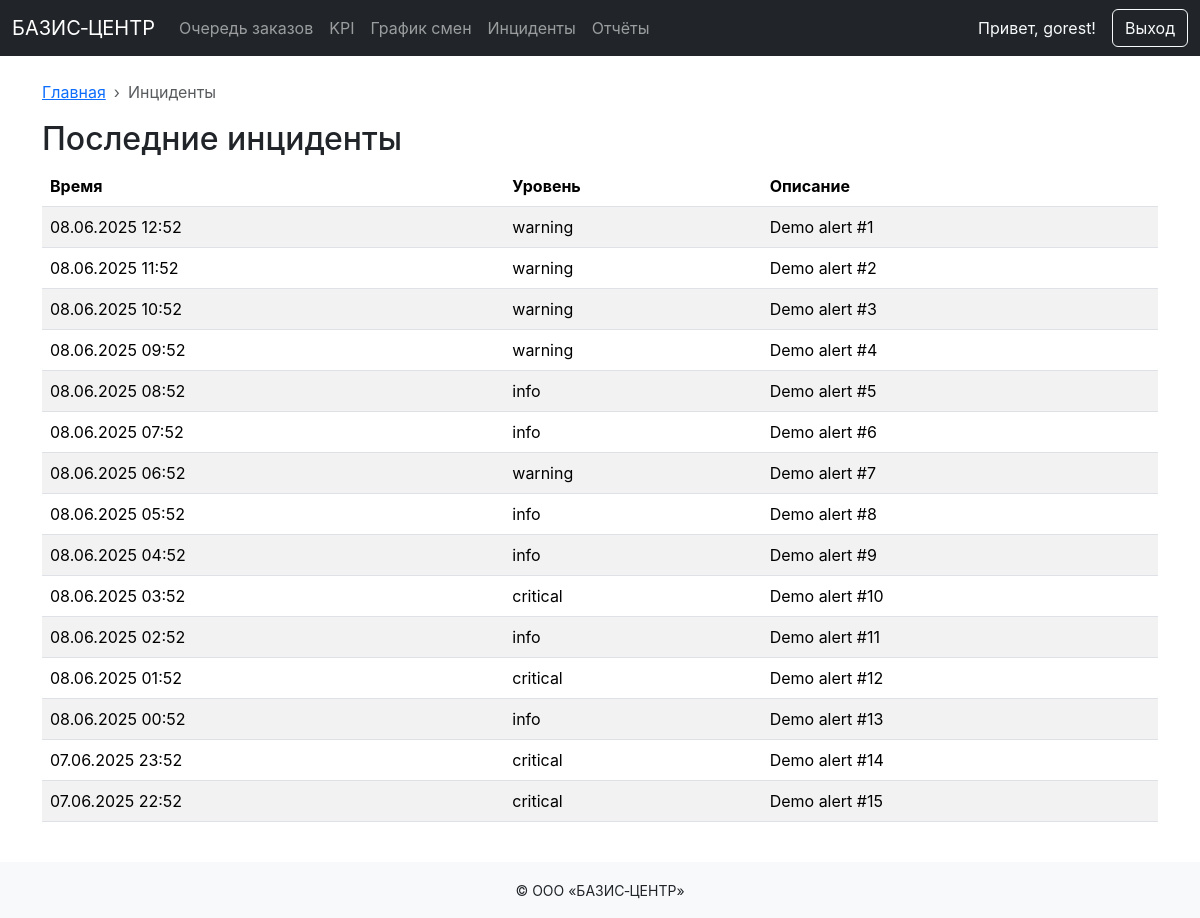
Screenshot of /alerts/ (signed in) with the database file from the repository.
### dashboard/models.py (models this page shows, shortened)
class AlertLog(models.Model):
    timestamp = models.DateTimeField(auto_now_add=True)
    level = models.CharField(max_length=16, choices=[('info','Info'),('warning','Warning'),('critical','Critical')])
    message = models.CharField(max_length=255)
    class Meta:
        ordering = ['-timestamp']

### dashboard/views.py (the view)
# urls.py: path('alerts/', views.alerts, name='alerts'),
@login_required
def alerts(request):
    from .models import AlertLog
    alerts = AlertLog.objects.all()[:100]
    return render(request,'dashboard/alerts.html',{'alerts':alerts})

### dashboard/templates/dashboard/alerts.html (shortened to what this page needs)
{% extends 'dashboard/layout.html' %}
{% block crumb %}<li class="breadcrumb-item active">Инциденты</li>{% endblock %}
{% block content %}
<h2>Последние инциденты</h2>
<table class="table table-striped">
<thead><tr><th>Время</th><th>Уровень</th><th>Описание</th></tr></thead>
<tbody>
{% for a in alerts %}
<tr><td>{{ a.timestamp|date:"d.m.Y H:i" }}</td><td>{{ a.level }}</td><td>{{ a.message }}</td></tr>
{% empty %}
<tr><td colspan="3">Нет инцидентов</td></tr>
{% endfor %}
</tbody>
</table>
{% endblock %}

### dashboard/templates/dashboard/layout.html (shortened to what this page needs)
<!DOCTYPE html>
{% load static %}
<html lang="ru">
<head>
    <link href="https://cdn.jsdelivr.net/npm/bootstrap@5.3.3/dist/css/bootstrap.min.css" rel="stylesheet">
    <link href="{% static 'dashboard/css/style.css' %}" rel="stylesheet">
</head>
<body class="d-flex flex-column min-vh-100">
<nav class="navbar navbar-expand-lg navbar-dark bg-dark">
  <div class="container-fluid">
    <a class="navbar-brand" href="{% url 'dashboard:home' %}">БАЗИС‑ЦЕНТР</a>
    <div class="collapse navbar-collapse" id="navbars">
      <ul class="navbar-nav me-auto mb-2 mb-lg-0">
        <li class="nav-item"><a class="nav-link" href="{% url 'dashboard:queue' %}">Очередь заказов</a></li>
        <li class="nav-item"><a class="nav-link" href="{% url 'dashboard:kpi' %}">KPI</a></li>
        <li class="nav-item"><a class="nav-link" href="{% url 'dashboard:schedule' %}">График смен</a></li>
        <li class="nav-item"><a class="nav-link" href="{% url 'dashboard:alerts' %}">Инциденты</a></li>
        <li class="nav-item"><a class="nav-link" href="{% url 'dashboard:reports' %}">Отчёты</a></li>
      </ul>
      {% if user.is_authenticated %}
        <span class="navbar-text text-light me-3">Привет, {{ user.username }}!</span>
        <a class="btn btn-outline-light" href="{% url 'logout' %}">Выход</a>
      {% else %}
        <a class="btn btn-outline-light" href="{% url 'login' %}">Вход</a>
      {% endif %}
    </div>
  </div>
</nav>
<div class="container my-4">
  {% block breadcrumbs %}
  <nav style="--bs-breadcrumb-divider: '›';" aria-label="breadcrumb">
    <ol class="breadcrumb">
      <li class="breadcrumb-item"><a href="{% url 'dashboard:home' %}">Главная</a></li>
      {% block crumb %}{% endblock %}
    </ol>
  </nav>
  {% endblock %}
  {% block content %}{% endblock %}
</div>
<footer class="mt-auto bg-light py-3">
  <div class="container text-center"><small>&copy; {{ now|date:"Y" }} ООО «БАЗИС‑ЦЕНТР»</small></div>
</footer>
</body>
</html>

### dashboard/static/dashboard/css/style.css (style rules this page uses)
body { font-family: 'Inter', sans-serif; }

### rows the page displays
AlertLog: timestamp "08.06.2025 12:52", level "warning", message "Demo alert #1"
AlertLog: timestamp "08.06.2025 11:52", level "warning", message "Demo alert #2"
AlertLog: timestamp "08.06.2025 10:52", level "warning", message "Demo alert #3"
AlertLog: timestamp "08.06.2025 09:52", level "warning", message "Demo alert #4"
AlertLog: timestamp "08.06.2025 08:52", level "info", message "Demo alert #5"
AlertLog: timestamp "08.06.2025 07:52", level "info", message "Demo alert #6"
AlertLog: timestamp "08.06.2025 06:52", level "warning", message "Demo alert #7"
AlertLog: timestamp "08.06.2025 05:52", level "info", message "Demo alert #8"
AlertLog: timestamp "08.06.2025 04:52", level "info", message "Demo alert #9"
AlertLog: timestamp "08.06.2025 03:52", level "critical", message "Demo alert #10"
AlertLog: timestamp "08.06.2025 02:52", level "info", message "Demo alert #11"
AlertLog: timestamp "08.06.2025 01:52", level "critical", message "Demo alert #12"
AlertLog: timestamp "08.06.2025 00:52", level "info", message "Demo alert #13"
AlertLog: timestamp "07.06.2025 23:52", level "critical", message "Demo alert #14"
AlertLog: timestamp "07.06.2025 22:52", level "critical", message "Demo alert #15"

### other values shown
{{ user.username }} "gorest"
